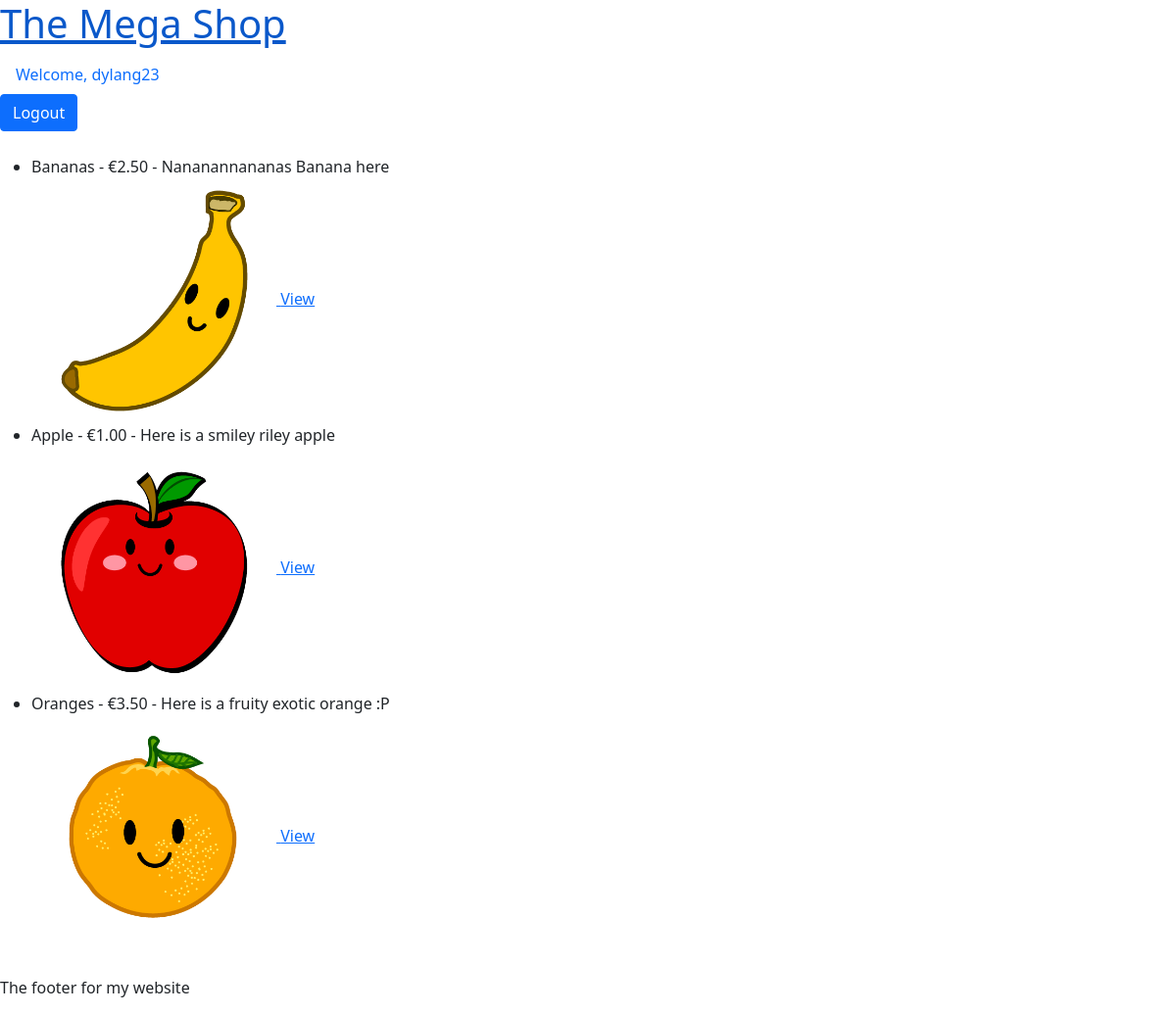
The app's page /products/ (signed in) with its own data.
### mikeshop/models.py (models this page shows)
class User(AbstractUser):
    pass

class Product(models.Model):
    id = models.AutoField(primary_key=True)
    name = models.CharField(max_length=200, null=False)
    description = models.TextField(null = False)
    price = models.DecimalField(max_digits=6, decimal_places=2, default=0.0)
    product_image = models.FileField(upload_to='products')

### mikeshop/views.py (the view)
# urls.py: path('products/',views.products,name='products'),
def products(request):
    products = Product.objects.all()
    return render(request, 'all_products.html', {'products':products})

### mikeshop/templates/all_products.html (shortened to what this page needs)
{% extends 'base.html' %}
{%block content%}
<ul>
    {% for p in products  %}
    <br>
        <li>{{ p.name }} - €{{p.price}} - {{p.description}}</li>
         <a href="/products/{{p.id}}">
             <img src="{{p.product_image.url}}" width="250" height="250">
             <a href="/products/{{p.id}}/">View</a>
        </a>
    {% endfor %}
</ul>
{%endblock%}

### mikeshop/templates/base.html (shortened to what this page needs)
<!DOCTYPE html>
<html lang="en">
<head>
    <link href="https://cdn.jsdelivr.net/npm/bootstrap@5.1.3/dist/css/bootstrap.min.css" rel="stylesheet">
</head>
<body>
    <header>
        <nav>
            <h1><a href="{% url 'index' %}">The Mega Shop</a></h1>
            {% if user.is_authenticated %}
            <a class="nav-link" href="#">Welcome, {{user.username}}</a>
            <a href="{% url 'logout' %}" class="btn btn-primary">Logout</a>
            {% else %}
            <a href="{% url 'login' %}" class="btn btn-primary">Login</a>
            <a href="{% url 'register' %}" class="btn btn-primary">Register</a>
            {% endif %}
        </nav>
    </header>
    <main>
        {% block content %}{% endblock %}
    </main>
    <footer>
        <p>The footer for my website</p>
    </footer>
</body>
</html>

### records on screen
User: username "dylang23"
Product: name "Bananas", price "2.50", description "Nananannananas Banana here", product_image (picture)
Product: name "Apple", price "1.00", description "Here is a smiley riley apple", product_image (picture)
Product: name "Oranges", price "3.50", description "Here is a fruity exotic orange :P", product_image (picture)
